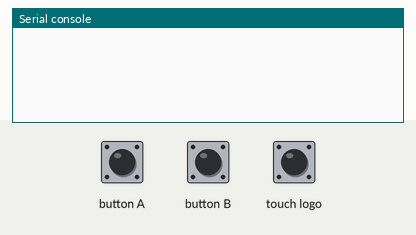
A program run on a simulated BBC micro:bit (MakeCode). Parts: the last lines printed to the serial console. The inputs (shaded band) are chosen by the test bench. No radio messages arrive unless stated (any console line starting 'radio sent:' is added by the test bench).

Above: at 1.2 s.
1.3 s: button A pressed for 0.15 s
At 2.4 s:
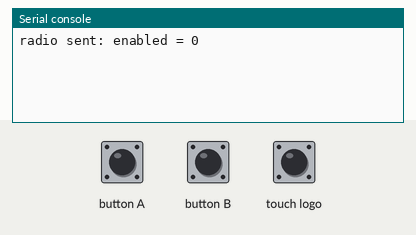
2.9 s: button B pressed for 0.15 s
At 4.1 s:
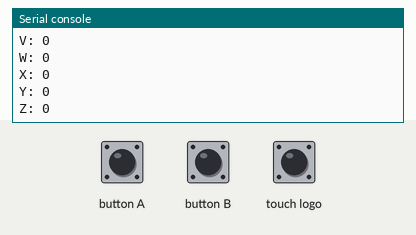

Measured:
- after the input at 1.3 s, the serial console: prints a new line after 0.15 s (image 1)
- after the input at 2.9 s, the serial console: prints a new line after 0.15 s (image 2)

The program:

server.py
```python
radio.set_group(100)
radio.set_transmit_power(10)
radio.set_transmit_serial_number(True)

answers_name = [control.device_serial_number()]
answers = [0]
receiving = True

def recieving_():
    global receiving
    if receiving == True:
        receiving = False
        radio.send_value("enabled", 0)
    else:
        receiving = True
input.on_button_pressed(Button.A, recieving_)

def on_received_value(name, value):
    global receiving, answers_name, answers
    if receiving == True:
        if name == "vote":
            serialcode = radio.received_packet(RadioPacketProperty.SERIAL_NUMBER)
            if serialcode in answers_name:
                answers[answers_name.index(serialcode)] = value
            else:
                answers.append(value)
                answers_name.append(serialcode)
        radio.send_value("back", radio.receivedSerial())

radio.on_received_value(on_received_value)

def show_results():
    global answers
    for i in range(1, 27):
        console.log_value(String.from_char_code(64+i),(answers.count(i)))
input.on_button_pressed(Button.B, show_results)

def reset():
    answers = [0]
    answers_name = [control.device_serial_number()]
input.on_logo_event(TouchButtonEvent.PRESSED, reset)
```
